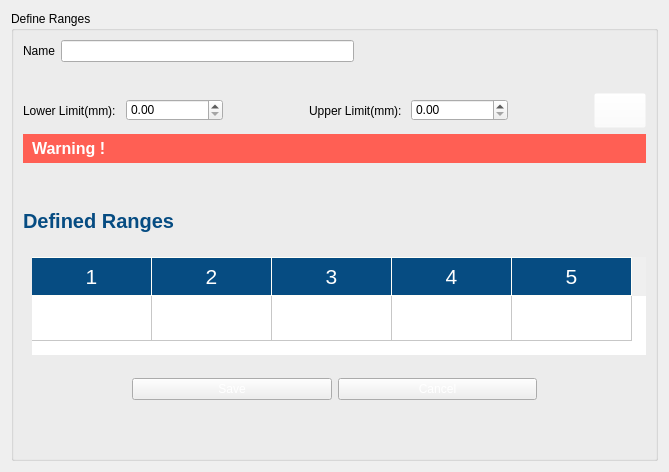
                 <widget class="QWidget" name="tab_5">
                  <attribute name="title">
                   <string>Define New</string>
                  </attribute>
                  <layout class="QVBoxLayout" name="verticalLayout_15">
                   <item>
                    <widget class="QGroupBox" name="groupBox_4">
                     <property name="title">
                      <string>Define Ranges</string>
                     </property>
                     <layout class="QVBoxLayout" name="verticalLayout_22">
                      <item>
                       <layout class="QHBoxLayout" name="horizontalLayout_24">
                        <item>
                         <widget class="QLabel" name="label_27">
                          <property name="text">
                           <string>Name</string>
                          </property>
                         </widget>
                        </item>
                        <item>
                         <widget class="QLineEdit" name="settingpage_grading_name_inpt">
                          <property name="styleSheet">
                           <string notr="true"/>
                          </property>
                         </widget>
                        </item>
                        <item>
                         <spacer name="horizontalSpacer_22">
                          <property name="orientation">
                           <enum>Qt::Horizontal</enum>
                          </property>
                          <property name="sizeHint" stdset="0">
                           <size>
                            <width>40</width>
                            <height>20</height>
                           </size>
                          </property>
                         </spacer>
                        </item>
                       </layout>
                      </item>
                      <item>
                       <spacer name="verticalSpacer_8">
                        <property name="orientation">
                         <enum>Qt::Vertical</enum>
                        </property>
                        <property name="sizeType">
                         <enum>QSizePolicy::Maximum</enum>
                        </property>
                        <property name="sizeHint" stdset="0">
                         <size>
                          <width>20</width>
                          <height>25</height>
                         </size>
                        </property>
                       </spacer>
                      </item>
                      <item>
                       <layout class="QGridLayout" name="gridLayout_13">
                        <item row="0" column="4">
                         <widget class="QDoubleSpinBox" name="settingpage_grading_up_limit_spinbox">
                          <property name="styleSheet">
                           <string notr="true">max-width:100px;
min-width: 50px;</string>
                          </property>
                          <property name="maximum">
                           <double>25.000000000000000</double>
                          </property>
                         </widget>
                        </item>
                        <item row="0" column="0">
                         <widget class="QLabel" name="label_28">
                          <property name="styleSheet">
                           <string notr="true">max-width:300px;</string>
                          </property>
                          <property name="text">
                           <string>Lower Limit(mm):</string>
                          </property>
                         </widget>
                        </item>
                        <item row="0" column="1">
                         <widget class="QDoubleSpinBox" name="settingpage_grading_low_limit_spinbox">
                          <property name="styleSheet">
                           <string notr="true">max-width:100px;
min-width: 50px;</string>
                          </property>
                          <property name="maximum">
                           <double>25.000000000000000</double>
                          </property>
                         </widget>
                        </item>
                        <item row="0" column="5">
                         <spacer name="horizontalSpacer_19">
                          <property name="orientation">
                           <enum>Qt::Horizontal</enum>
                          </property>
                          <property name="sizeType">
                           <enum>QSizePolicy::Maximum</enum>
                          </property>
                          <property name="sizeHint" stdset="0">
                           <size>
                            <width>80</width>
                            <height>20</height>
                           </size>
                          </property>
                         </spacer>
                        </item>
                        <item row="0" column="2">
                         <spacer name="horizontalSpacer_20">
                          <property name="orientation">
                           <enum>Qt::Horizontal</enum>
                          </property>
                          <property name="sizeType">
                           <enum>QSizePolicy::Maximum</enum>
                          </property>
                          <property name="sizeHint" stdset="0">
                           <size>
                            <width>80</width>
                            <height>20</height>
                           </size>
                          </property>
                         </spacer>
                        </item>
                        <item row="0" column="3">
                         <widget class="QLabel" name="label_29">
                          <property name="styleSheet">
                           <string notr="true">max-width:300px;</string>
                          </property>
                          <property name="text">
                           <string>Upper Limit(mm):</string>
                          </property>
                         </widget>
                        </item>
                        <item row="0" column="6">
                         <widget class="QPushButton" name="settingpage_pelletizing_add_range_btn">
                          <property name="minimumSize">
                           <size>
                            <width>0</width>
                            <height>35</height>
                           </size>
                          </property>
                          <property name="styleSheet">
                           <string notr="true">#settingpage_pelletizing_add_range_btn{
background-color:rgba(255, 255, 255,0);
color: white;
max-width: 50px;
min-width: 0px;

}

#settingpage_pelletizing_add_range_btn:hover{
background-color:rgba(255, 255, 255,0);
border: 2px solid rgba(110, 188, 54,20);
border-radius: 200px;

}</string>
                          </property>
                          <property name="text">
                           <string/>
                          </property>
                          <property name="icon">
                           <iconset resource="Assets.qrc">
                            <normaloff>:/assets/Assets/icons/icons8-plus-50.png</normaloff>:/assets/Assets/icons/icons8-plus-50.png</iconset>
                          </property>
                          <property name="iconSize">
                           <size>
                            <width>45</width>
                            <height>45</height>
                           </size>
                          </property>
                         </widget>
                        </item>
                       </layout>
                      </item>
                      <item>
                       <widget class="QLabel" name="settingpage_grading_warning_lbl">
                        <property name="styleSheet">
                         <string notr="true">font-size: 16px;
font-weight: bold;
color: #ffffff;
background-color: rgb(255, 95, 84);
padding:5px;

min-width: 300px;
max-width: 16777px;
</string>
                        </property>
                        <property name="text">
                         <string>Warning !</string>
                        </property>
                       </widget>
                      </item>
                      <item>
                       <spacer name="verticalSpacer_10">
                        <property name="orientation">
                         <enum>Qt::Vertical</enum>
                        </property>
                        <property name="sizeType">
                         <enum>QSizePolicy::Maximum</enum>
                        </property>
                        <property name="sizeHint" stdset="0">
                         <size>
                          <width>20</width>
                          <height>40</height>
                         </size>
                        </property>
                       </spacer>
                      </item>
                      <item>
                       <widget class="QLabel" name="label_26">
                        <property name="styleSheet">
                         <string notr="true">max-width: 200;
font-size:20px;
color:rgb(6, 76, 130);
font-weight:bold;</string>
                        </property>
                        <property name="text">
                         <string>Defined Ranges</string>
                        </property>
                       </widget>
                      </item>
                      <item>
                       <layout class="QHBoxLayout" name="horizontalLayout_28">
                        <property name="leftMargin">
                         <number>9</number>
                        </property>
                        <property name="topMargin">
                         <number>18</number>
                        </property>
                        <item>
                         <widget class="QTableWidget" name="settingpage_grading_ranges_table">
                          <property name="sizePolicy">
                           <sizepolicy hsizetype="Expanding" vsizetype="Expanding">
                            <horstretch>0</horstretch>
                            <verstretch>0</verstretch>
                           </sizepolicy>
                          </property>
                          <property name="sizeIncrement">
                           <size>
                            <width>0</width>
                            <height>0</height>
                           </size>
                          </property>
                          <property name="baseSize">
                           <size>
                            <width>0</width>
                            <height>0</height>
                           </size>
                          </property>
                          <property name="cursor" stdset="0">
                           <cursorShape>PointingHandCursor</cursorShape>
                          </property>
                          <property name="styleSheet">
                           <string notr="true">
QHeaderView::section {
    background-color: rgb(6, 76, 130);
	color: #ffffff;
    padding: 4px;
    font-size: 16pt;
    border-style: none;
    border-bottom: 1px solid #fffff8;
    border-right: 1px solid #fffff8;
}

QHeaderView::section:horizontal
{
    border-top: 1px solid #fffff8;
}

QHeaderView::section:vertical
{
    border-left: 1px solid #fffff8;	
}


QTableWidget{
	font-size: 16px;
	color:rgb(50, 50, 50);
}

QTableWidget::item
{
   padding: 10px;
}
</string>
                          </property>
                          <property name="frameShape">
                           <enum>QFrame::NoFrame</enum>
                          </property>
                          <property name="frameShadow">
                           <enum>QFrame::Sunken</enum>
                          </property>
                          <property name="lineWidth">
                           <number>1</number>
                          </property>
                          <property name="midLineWidth">
                           <number>0</number>
                          </property>
                          <property name="sizeAdjustPolicy">
                           <enum>QAbstractScrollArea::AdjustToContents</enum>
                          </property>
                          <property name="autoScroll">
                           <bool>true</bool>
                          </property>
                          <property name="editTriggers">
                           <set>QAbstractItemView::NoEditTriggers</set>
                          </property>
                          <property name="tabKeyNavigation">
                           <bool>true</bool>
                          </property>
                          <property name="showDropIndicator" stdset="0">
                           <bool>true</bool>
                          </property>
                          <property name="selectionMode">
                           <enum>QAbstractItemView::NoSelection</enum>
                          </property>
                          <property name="textElideMode">
                           <enum>Qt::ElideMiddle</enum>
                          </property>
                          <property name="showGrid">
                           <bool>true</bool>
                          </property>
                          <property name="sortingEnabled">
                           <bool>false</bool>
                          </property>
                          <property name="rowCount">
                           <number>1</number>
                          </property>
                          <property name="columnCount">
                           <number>5</number>
                          </property>
                          <attribute name="horizontalHeaderDefaultSectionSize">
                           <number>120</number>
                          </attribute>
                          <attribute name="verticalHeaderVisible">
                           <bool>false</bool>
                          </attribute>
                          <attribute name="verticalHeaderDefaultSectionSize">
                           <number>45</number>
                          </attribute>
                          <row/>
                          <column/>
                          <column/>
                          <column/>
                          <column/>
                          <column/>
                         </widget>
                        </item>
                       </layout>
                      </item>
                      <item>
                       <widget class="QFrame" name="horizontalFrame_5">
                        <property name="styleSheet">
                         <string notr="true">color: #ffffff;</string>
                        </property>
                        <layout class="QHBoxLayout" name="horizontalLayout_20">
                         <property name="topMargin">
                          <number>17</number>
                         </property>
                         <item>
                          <spacer name="horizontalSpacer_24">
                           <property name="orientation">
                            <enum>Qt::Horizontal</enum>
                           </property>
                           <property name="sizeType">
                            <enum>QSizePolicy::Maximum</enum>
                           </property>
                           <property name="sizeHint" stdset="0">
                            <size>
                             <width>100</width>
                             <height>20</height>
                            </size>
                           </property>
                          </spacer>
                         </item>
                         <item>
                          <widget class="QPushButton" name="settingpage_grading_save_btn">
                           <property name="text">
                            <string>Save</string>
                           </property>
                          </widget>
                         </item>
                         <item>
                          <widget class="QPushButton" name="settingpage_grading_cancel_btn">
                           <property name="text">
                            <string>Cancel</string>
                           </property>
                          </widget>
                         </item>
                         <item>
                          <spacer name="horizontalSpacer_25">
                           <property name="orientation">
                            <enum>Qt::Horizontal</enum>
                           </property>
                           <property name="sizeType">
                            <enum>QSizePolicy::Maximum</enum>
                           </property>
                           <property name="sizeHint" stdset="0">
                            <size>
                             <width>100</width>
                             <height>20</height>
                            </size>
                           </property>
                          </spacer>
                         </item>
                        </layout>
                       </widget>
                      </item>
                      <item>
                       <spacer name="verticalSpacer_9">
                        <property name="orientation">
                         <enum>Qt::Vertical</enum>
                        </property>
                        <property name="sizeHint" stdset="0">
                         <size>
                          <width>20</width>
                          <height>40</height>
                         </size>
                        </property>
                       </spacer>
                      </item>
                     </layout>
                    </widget>
                   </item>
                  </layout>
                 </widget>
